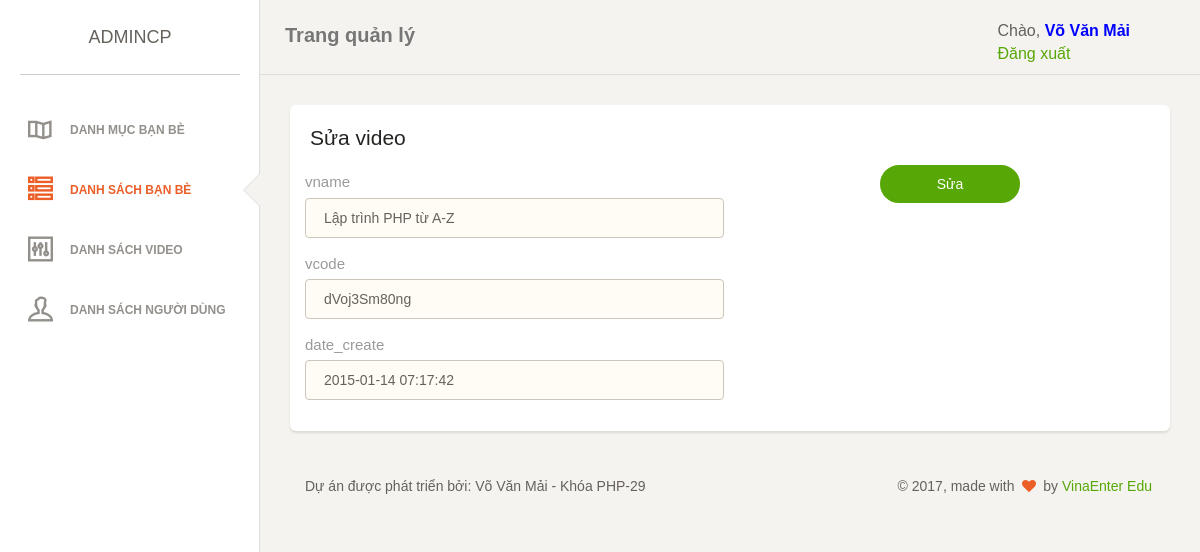
The app's page /admin/editVD.php?id=1 (signed in) with its own data.
### tables this page shows
CREATE TABLE `videos` (
  `id` int(10) NOT NULL,
  `vname` varchar(100) NOT NULL,
  `vcode` varchar(100) NOT NULL,
  `date_create` datetime NOT NULL
);

### admin/editVD.php (the view, shortened to what this page needs)
<?php
    require_once $_SERVER['DOCUMENT_ROOT'].'/templates/admin/req/header.php';
?>
<body>
<div class="wrapper">
	<div class="sidebar" data-background-color="white" data-active-color="danger">
    	    <?php
                require_once $_SERVER['DOCUMENT_ROOT'].'/templates/admin/req/left_bar.php';
                ?>
    </div>
    <div class="main-panel">
		<nav class="navbar navbar-default">
                <div class="container-fluid">
                <div class="navbar-header">
                    <a class="navbar-brand" href="/admin">Trang quản lý</a>
                </div>
                <?php
                    require_once $_SERVER['DOCUMENT_ROOT'].'/templates/admin/req/noi_logout.php';
                ?>
            </div>
        </nav>
        <div class="content">
            <div class="container-fluid">
                <div class="row">
                    <div class="col-lg-12 col-md-12">
                        <div class="card">
                            <div class="header">
                                <h4 class="title">Sửa video</h4>
                            </div>
                            <div class="content">
                            <?php
                                $id=$_GET['id'];
                                $query="SELECT * FROM videos WHERE id={$id}";
                                $result=$mysqli->query($query);
                                $arVD=mysqli_fetch_assoc($result);
                            ?>
                                <form action="" method="post" id="form">
                                    <div class="row">
                                        <div class="col-md-6">
                                            <div class="form-group">
                                                <label>vname</label>
                                                <input type="text" name="vname" class="form-control border-input" placeholder="vname" value="<?php echo $arVD['vname'] ?>">
                                            </div>
                                            <div class="form-group">
                                                <label>vcode</label>
                                                <input type="text" name="vcode" class="form-control border-input" placeholder="vcode" value="<?php echo $arVD['vcode'] ?>">
                                            </div>
                                            <div class="form-group">
                                                <label>date_create</label>
                                                <input type="text" name="date_create" class="form-control border-input" placeholder="Ngày tạo" value="<?php echo $arVD['date_create'] ?>">
                                            </div>
                                        </div>
                                    <div class="text-center" >
                                        <input type="submit" name="sua" class="btn btn-info btn-fill btn-wd" value="Sửa" />
                                    </div>
                                    <div class="clearfix"></div>
                                </form>
                            </div>
                        </div>
                    </div>
                </div>
            </div>
        </div>
 <?php
        require_once $_SERVER['DOCUMENT_ROOT'].'/templates/admin/req/footer.php';
?>

### records on screen
videos: vname "Lập trình PHP từ A-Z", vcode "dVoj3Sm80ng", date_create "2015-01-14 07:17:42"

### other values on screen
$_SESSION['arUser']['fullname'] "Võ Văn Mải"
